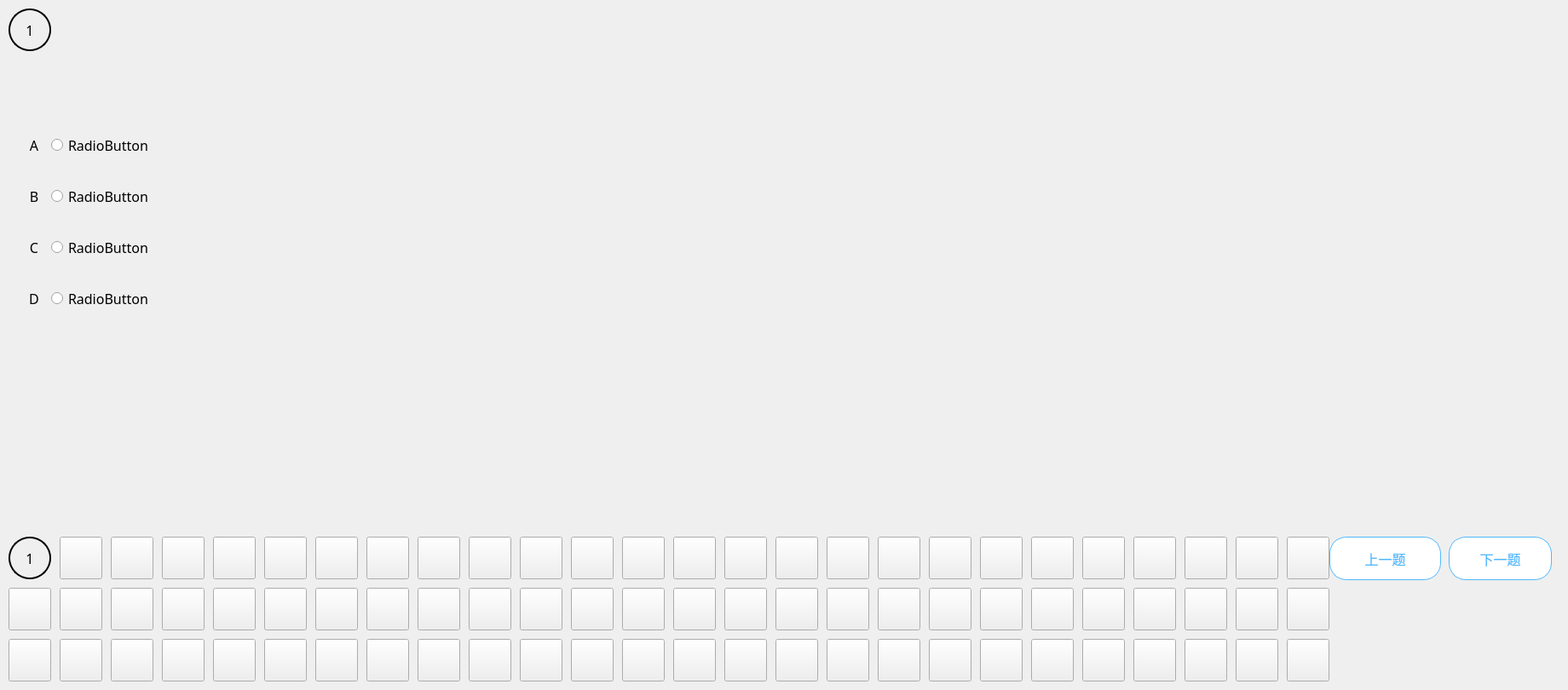
   <widget class="QWidget" name="page">
    <widget class="QWidget" name="widget_2" native="true">
     <property name="geometry">
      <rect>
       <x>0</x>
       <y>620</y>
       <width>1831</width>
       <height>181</height>
      </rect>
     </property>
     <widget class="QPushButton" name="pushButton_6">
      <property name="geometry">
       <rect>
        <x>1560</x>
        <y>10</y>
        <width>131</width>
        <height>51</height>
       </rect>
      </property>
      <property name="font">
       <font>
        <family>黑体</family>
        <pointsize>12</pointsize>
       </font>
      </property>
      <property name="styleSheet">
       <string notr="true">#pushButton_6
{
border:1px solid #50b8fd;
background-color:#FFFFFF;
color:#50b8fd;
border-radius:20;
}

#pushButton_6:hover
{
background-color: #50b8fd;
color:#ffffff;
}</string>
      </property>
      <property name="text">
       <string>上一题</string>
      </property>
     </widget>
     <widget class="QPushButton" name="pushButton_7">
      <property name="geometry">
       <rect>
        <x>1700</x>
        <y>10</y>
        <width>121</width>
        <height>51</height>
       </rect>
      </property>
      <property name="font">
       <font>
        <family>黑体</family>
        <pointsize>12</pointsize>
       </font>
      </property>
      <property name="styleSheet">
       <string notr="true">#pushButton_7
{
border:1px solid #50b8fd;
background-color:#FFFFFF;
color:#50b8fd;
border-radius:20;
}

#pushButton_7:hover
{
background-color: #50b8fd;
color:#ffffff;
}</string>
      </property>
      <property name="text">
       <string>下一题</string>
      </property>
     </widget>
     <widget class="QPushButton" name="pushButton_8">
      <property name="geometry">
       <rect>
        <x>10</x>
        <y>10</y>
        <width>50</width>
        <height>50</height>
       </rect>
      </property>
      <property name="font">
       <font>
        <family>黑体</family>
        <pointsize>12</pointsize>
       </font>
      </property>
      <property name="styleSheet">
       <string notr="true">#pushButton_8
{
border:none;
border:2px solid black;
border-radius:25;
}</string>
      </property>
      <property name="text">
       <string>1</string>
      </property>
     </widget>
     <widget class="QPushButton" name="pushButton_9">
      <property name="geometry">
       <rect>
        <x>70</x>
        <y>10</y>
        <width>50</width>
        <height>50</height>
       </rect>
      </property>
      <property name="text">
       <string/>
      </property>
     </widget>
     <widget class="QPushButton" name="pushButton_10">
      <property name="geometry">
       <rect>
        <x>130</x>
        <y>10</y>
        <width>50</width>
        <height>50</height>
       </rect>
      </property>
      <property name="text">
       <string/>
      </property>
     </widget>
     <widget class="QPushButton" name="pushButton_11">
      <property name="geometry">
       <rect>
        <x>190</x>
        <y>10</y>
        <width>50</width>
        <height>50</height>
       </rect>
      </property>
      <property name="text">
       <string/>
      </property>
     </widget>
     <widget class="QPushButton" name="pushButton_12">
      <property name="geometry">
       <rect>
        <x>250</x>
        <y>10</y>
        <width>50</width>
        <height>50</height>
       </rect>
      </property>
      <property name="text">
       <string/>
      </property>
     </widget>
     <widget class="QPushButton" name="pushButton_13">
      <property name="geometry">
       <rect>
        <x>310</x>
        <y>10</y>
        <width>50</width>
        <height>50</height>
       </rect>
      </property>
      <property name="text">
       <string/>
      </property>
     </widget>
     <widget class="QPushButton" name="pushButton_14">
      <property name="geometry">
       <rect>
        <x>370</x>
        <y>10</y>
        <width>50</width>
        <height>50</height>
       </rect>
      </property>
      <property name="text">
       <string/>
      </property>
     </widget>
     <widget class="QPushButton" name="pushButton_15">
      <property name="geometry">
       <rect>
        <x>430</x>
        <y>10</y>
        <width>50</width>
        <height>50</height>
       </rect>
      </property>
      <property name="text">
       <string/>
      </property>
     </widget>
     <widget class="QPushButton" name="pushButton_16">
      <property name="geometry">
       <rect>
        <x>490</x>
        <y>10</y>
        <width>50</width>
        <height>50</height>
       </rect>
      </property>
      <property name="text">
       <string/>
      </property>
     </widget>
     <widget class="QPushButton" name="pushButton_17">
      <property name="geometry">
       <rect>
        <x>550</x>
        <y>10</y>
        <width>50</width>
        <height>50</height>
       </rect>
      </property>
      <property name="text">
       <string/>
      </property>
     </widget>
     <widget class="QPushButton" name="pushButton_18">
      <property name="geometry">
       <rect>
        <x>610</x>
        <y>10</y>
        <width>50</width>
        <height>50</height>
       </rect>
      </property>
      <property name="text">
       <string/>
      </property>
     </widget>
     <widget class="QPushButton" name="pushButton_19">
      <property name="geometry">
       <rect>
        <x>670</x>
        <y>10</y>
        <width>50</width>
        <height>50</height>
       </rect>
      </property>
      <property name="text">
       <string/>
      </property>
     </widget>
     <widget class="QPushButton" name="pushButton_20">
      <property name="geometry">
       <rect>
        <x>730</x>
        <y>10</y>
        <width>50</width>
        <height>50</height>
       </rect>
      </property>
      <property name="text">
       <string/>
      </property>
     </widget>
     <widget class="QPushButton" name="pushButton_21">
      <property name="geometry">
       <rect>
        <x>790</x>
        <y>10</y>
        <width>50</width>
        <height>50</height>
       </rect>
      </property>
      <property name="text">
       <string/>
      </property>
     </widget>
     <widget class="QPushButton" name="pushButton_22">
      <property name="geometry">
       <rect>
        <x>850</x>
        <y>10</y>
        <width>50</width>
        <height>50</height>
       </rect>
      </property>
      <property name="text">
       <string/>
      </property>
     </widget>
     <widget class="QPushButton" name="pushButton_23">
      <property name="geometry">
       <rect>
        <x>910</x>
        <y>10</y>
        <width>50</width>
        <height>50</height>
       </rect>
      </property>
      <property name="text">
       <string/>
      </property>
     </widget>
     <widget class="QPushButton" name="pushButton_24">
      <property name="geometry">
       <rect>
        <x>970</x>
        <y>10</y>
        <width>50</width>
        <height>50</height>
       </rect>
      </property>
      <property name="text">
       <string/>
      </property>
     </widget>
     <widget class="QPushButton" name="pushButton_25">
      <property name="geometry">
       <rect>
        <x>1030</x>
        <y>10</y>
        <width>50</width>
        <height>50</height>
       </rect>
      </property>
      <property name="text">
       <string/>
      </property>
     </widget>
     <widget class="QPushButton" name="pushButton_26">
      <property name="geometry">
       <rect>
        <x>1090</x>
        <y>10</y>
        <width>50</width>
        <height>50</height>
       </rect>
      </property>
      <property name="text">
       <string/>
      </property>
     </widget>
     <widget class="QPushButton" name="pushButton_27">
      <property name="geometry">
       <rect>
        <x>1150</x>
        <y>10</y>
        <width>50</width>
        <height>50</height>
       </rect>
      </property>
      <property name="text">
       <string/>
      </property>
     </widget>
     <widget class="QPushButton" name="pushButton_28">
      <property name="geometry">
       <rect>
        <x>1210</x>
        <y>10</y>
        <width>50</width>
        <height>50</height>
       </rect>
      </property>
      <property name="text">
       <string/>
      </property>
     </widget>
     <widget class="QPushButton" name="pushButton_29">
      <property name="geometry">
       <rect>
        <x>1270</x>
        <y>10</y>
        <width>50</width>
        <height>50</height>
       </rect>
      </property>
      <property name="text">
       <string/>
      </property>
     </widget>
     <widget class="QPushButton" name="pushButton_30">
      <property name="geometry">
       <rect>
        <x>1330</x>
        <y>10</y>
        <width>50</width>
        <height>50</height>
       </rect>
      </property>
      <property name="text">
       <string/>
      </property>
     </widget>
     <widget class="QPushButton" name="pushButton_31">
      <property name="geometry">
       <rect>
        <x>1390</x>
        <y>10</y>
        <width>50</width>
        <height>50</height>
       </rect>
      </property>
      <property name="text">
       <string/>
      </property>
     </widget>
     <widget class="QPushButton" name="pushButton_32">
      <property name="geometry">
       <rect>
        <x>1450</x>
        <y>10</y>
        <width>50</width>
        <height>50</height>
       </rect>
      </property>
      <property name="text">
       <string/>
      </property>
     </widget>
     <widget class="QPushButton" name="pushButton_33">
      <property name="geometry">
       <rect>
        <x>1510</x>
        <y>10</y>
        <width>50</width>
        <height>50</height>
       </rect>
      </property>
      <property name="text">
       <string/>
      </property>
     </widget>
     <widget class="QPushButton" name="pushButton_34">
      <property name="geometry">
       <rect>
        <x>10</x>
        <y>70</y>
        <width>50</width>
        <height>50</height>
       </rect>
      </property>
      <property name="text">
       <string/>
      </property>
     </widget>
     <widget class="QPushButton" name="pushButton_35">
      <property name="geometry">
       <rect>
        <x>70</x>
        <y>70</y>
        <width>50</width>
        <height>50</height>
       </rect>
      </property>
      <property name="text">
       <string/>
      </property>
     </widget>
     <widget class="QPushButton" name="pushButton_36">
      <property name="geometry">
       <rect>
        <x>130</x>
        <y>70</y>
        <width>50</width>
        <height>50</height>
       </rect>
      </property>
      <property name="text">
       <string/>
      </property>
     </widget>
     <widget class="QPushButton" name="pushButton_37">
      <property name="geometry">
       <rect>
        <x>190</x>
        <y>70</y>
        <width>50</width>
        <height>50</height>
       </rect>
      </property>
      <property name="text">
       <string/>
      </property>
     </widget>
     <widget class="QPushButton" name="pushButton_38">
      <property name="geometry">
       <rect>
        <x>250</x>
        <y>70</y>
        <width>50</width>
        <height>50</height>
       </rect>
      </property>
      <property name="text">
       <string/>
      </property>
     </widget>
     <widget class="QPushButton" name="pushButton_39">
      <property name="geometry">
       <rect>
        <x>310</x>
        <y>70</y>
        <width>50</width>
        <height>50</height>
       </rect>
      </property>
      <property name="text">
       <string/>
      </property>
     </widget>
     <widget class="QPushButton" name="pushButton_40">
      <property name="geometry">
       <rect>
        <x>370</x>
        <y>70</y>
        <width>50</width>
        <height>50</height>
       </rect>
      </property>
      <property name="text">
       <string/>
      </property>
     </widget>
     <widget class="QPushButton" name="pushButton_41">
      <property name="geometry">
       <rect>
        <x>430</x>
        <y>70</y>
        <width>50</width>
        <height>50</height>
       </rect>
      </property>
      <property name="text">
       <string/>
      </property>
     </widget>
     <widget class="QPushButton" name="pushButton_42">
      <property name="geometry">
       <rect>
        <x>490</x>
        <y>70</y>
        <width>50</width>
        <height>50</height>
       </rect>
      </property>
      <property name="text">
       <string/>
      </property>
     </widget>
     <widget class="QPushButton" name="pushButton_43">
      <property name="geometry">
       <rect>
        <x>550</x>
        <y>70</y>
        <width>50</width>
        <height>50</height>
       </rect>
      </property>
      <property name="text">
       <string/>
      </property>
     </widget>
     <widget class="QPushButton" name="pushButton_44">
      <property name="geometry">
       <rect>
        <x>610</x>
        <y>70</y>
        <width>50</width>
        <height>50</height>
       </rect>
      </property>
      <property name="text">
       <string/>
      </property>
     </widget>
     <widget class="QPushButton" name="pushButton_45">
      <property name="geometry">
       <rect>
        <x>670</x>
        <y>70</y>
        <width>50</width>
        <height>50</height>
       </rect>
      </property>
      <property name="text">
       <string/>
      </property>
     </widget>
     <widget class="QPushButton" name="pushButton_46">
      <property name="geometry">
       <rect>
        <x>730</x>
        <y>70</y>
        <width>50</width>
        <height>50</height>
       </rect>
      </property>
      <property name="text">
       <string/>
      </property>
     </widget>
     <widget class="QPushButton" name="pushButton_47">
      <property name="geometry">
       <rect>
        <x>790</x>
        <y>70</y>
        <width>50</width>
        <height>50</height>
       </rect>
      </property>
      <property name="text">
       <string/>
      </property>
     </widget>
     <widget class="QPushButton" name="pushButton_48">
      <property name="geometry">
       <rect>
        <x>850</x>
        <y>70</y>
        <width>50</width>
        <height>50</height>
       </rect>
      </property>
      <property name="text">
       <string/>
      </property>
     </widget>
     <widget class="QPushButton" name="pushButton_49">
      <property name="geometry">
       <rect>
        <x>910</x>
        <y>70</y>
        <width>50</width>
        <height>50</height>
       </rect>
      </property>
      <property name="text">
       <string/>
      </property>
     </widget>
     <widget class="QPushButton" name="pushButton_50">
      <property name="geometry">
       <rect>
        <x>970</x>
        <y>70</y>
        <width>50</width>
        <height>50</height>
       </rect>
      </property>
      <property name="text">
       <string/>
      </property>
     </widget>
     <widget class="QPushButton" name="pushButton_51">
      <property name="geometry">
       <rect>
        <x>1030</x>
        <y>70</y>
        <width>50</width>
        <height>50</height>
       </rect>
      </property>
      <property name="text">
       <string/>
      </property>
     </widget>
     <widget class="QPushButton" name="pushButton_52">
      <property name="geometry">
       <rect>
        <x>1090</x>
        <y>70</y>
        <width>50</width>
        <height>50</height>
       </rect>
      </property>
      <property name="text">
       <string/>
      </property>
     </widget>
     <widget class="QPushButton" name="pushButton_53">
      <property name="geometry">
       <rect>
        <x>1150</x>
        <y>70</y>
        <width>50</width>
        <height>50</height>
       </rect>
      </property>
      <property name="text">
       <string/>
      </property>
     </widget>
     <widget class="QPushButton" name="pushButton_54">
      <property name="geometry">
       <rect>
        <x>1210</x>
        <y>70</y>
        <width>50</width>
        <height>50</height>
       </rect>
      </property>
      <property name="text">
       <string/>
      </property>
     </widget>
     <widget class="QPushButton" name="pushButton_55">
      <property name="geometry">
       <rect>
        <x>1270</x>
        <y>70</y>
        <width>50</width>
        <height>50</height>
       </rect>
      </property>
      <property name="text">
       <string/>
      </property>
     </widget>
     <widget class="QPushButton" name="pushButton_56">
      <property name="geometry">
       <rect>
        <x>1330</x>
        <y>70</y>
        <width>50</width>
        <height>50</height>
       </rect>
      </property>
      <property name="text">
       <string/>
      </property>
     </widget>
     <widget class="QPushButton" name="pushButton_57">
      <property name="geometry">
       <rect>
        <x>1390</x>
        <y>70</y>
        <width>50</width>
        <height>50</height>
       </rect>
      </property>
      <property name="text">
       <string/>
      </property>
     </widget>
     <widget class="QPushButton" name="pushButton_58">
      <property name="geometry">
       <rect>
        <x>1450</x>
        <y>70</y>
        <width>50</width>
        <height>50</height>
       </rect>
      </property>
      <property name="text">
       <string/>
      </property>
     </widget>
     <widget class="QPushButton" name="pushButton_59">
      <property name="geometry">
       <rect>
        <x>1510</x>
        <y>70</y>
        <width>50</width>
        <height>50</height>
       </rect>
      </property>
      <property name="text">
       <string/>
      </property>
     </widget>
     <widget class="QPushButton" name="pushButton_60">
      <property name="geometry">
       <rect>
        <x>10</x>
        <y>130</y>
        <width>50</width>
        <height>50</height>
       </rect>
      </property>
      <property name="text">
       <string/>
      </property>
     </widget>
     <widget class="QPushButton" name="pushButton_61">
      <property name="geometry">
       <rect>
        <x>70</x>
        <y>130</y>
        <width>50</width>
        <height>50</height>
       </rect>
      </property>
      <property name="text">
       <string/>
      </property>
     </widget>
     <widget class="QPushButton" name="pushButton_62">
      <property name="geometry">
       <rect>
        <x>130</x>
        <y>130</y>
        <width>50</width>
        <height>50</height>
       </rect>
      </property>
      <property name="text">
       <string/>
      </property>
     </widget>
     <widget class="QPushButton" name="pushButton_63">
      <property name="geometry">
       <rect>
        <x>190</x>
        <y>130</y>
        <width>50</width>
        <height>50</height>
       </rect>
      </property>
      <property name="text">
       <string/>
      </property>
     </widget>
     <widget class="QPushButton" name="pushButton_64">
      <property name="geometry">
       <rect>
        <x>250</x>
        <y>130</y>
        <width>50</width>
        <height>50</height>
       </rect>
      </property>
      <property name="text">
       <string/>
      </property>
     </widget>
     <widget class="QPushButton" name="pushButton_65">
      <property name="geometry">
       <rect>
        <x>310</x>
        <y>130</y>
        <width>50</width>
        <height>50</height>
       </rect>
      </property>
      <property name="text">
       <string/>
      </property>
     </widget>
     <widget class="QPushButton" name="pushButton_66">
      <property name="geometry">
       <rect>
        <x>370</x>
        <y>130</y>
        <width>50</width>
        <height>50</height>
       </rect>
      </property>
      <property name="text">
       <string/>
      </property>
     </widget>
     <widget class="QPushButton" name="pushButton_67">
      <property name="geometry">
       <rect>
        <x>430</x>
        <y>130</y>
        <width>50</width>
        <height>50</height>
       </rect>
      </property>
      <property name="text">
       <string/>
      </property>
     </widget>
     <widget class="QPushButton" name="pushButton_68">
      <property name="geometry">
       <rect>
        <x>490</x>
        <y>130</y>
        <width>50</width>
        <height>50</height>
       </rect>
      </property>
      <property name="text">
       <string/>
      </property>
     </widget>
     <widget class="QPushButton" name="pushButton_69">
      <property name="geometry">
       <rect>
        <x>550</x>
        <y>130</y>
        <width>50</width>
        <height>50</height>
       </rect>
      </property>
      <property name="text">
       <string/>
      </property>
     </widget>
     <widget class="QPushButton" name="pushButton_70">
      <property name="geometry">
       <rect>
        <x>610</x>
        <y>130</y>
        <width>50</width>
        <height>50</height>
       </rect>
      </property>
      <property name="text">
       <string/>
      </property>
     </widget>
     <widget class="QPushButton" name="pushButton_71">
      <property name="geometry">
       <rect>
        <x>670</x>
        <y>130</y>
        <width>50</width>
        <height>50</height>
       </rect>
      </property>
      <property name="text">
       <string/>
      </property>
     </widget>
     <widget class="QPushButton" name="pushButton_72">
      <property name="geometry">
       <rect>
        <x>730</x>
        <y>130</y>
        <width>50</width>
        <height>50</height>
       </rect>
      </property>
      <property name="text">
       <string/>
      </property>
     </widget>
     <widget class="QPushButton" name="pushButton_73">
      <property name="geometry">
       <rect>
        <x>790</x>
        <y>130</y>
        <width>50</width>
        <height>50</height>
       </rect>
      </property>
      <property name="text">
       <string/>
      </property>
     </widget>
     <widget class="QPushButton" name="pushButton_74">
      <property name="geometry">
       <rect>
        <x>850</x>
        <y>130</y>
        <width>50</width>
        <height>50</height>
       </rect>
      </property>
      <property name="text">
       <string/>
      </property>
     </widget>
     <widget class="QPushButton" name="pushButton_75">
      <property name="geometry">
       <rect>
        <x>910</x>
        <y>130</y>
        <width>50</width>
        <height>50</height>
       </rect>
      </property>
      <property name="text">
       <string/>
      </property>
     </widget>
     <widget class="QPushButton" name="pushButton_76">
      <property name="geometry">
       <rect>
        <x>970</x>
        <y>130</y>
        <width>50</width>
        <height>50</height>
       </rect>
      </property>
      <property name="text">
       <string/>
      </property>
     </widget>
     <widget class="QPushButton" name="pushButton_77">
      <property name="geometry">
       <rect>
        <x>1030</x>
        <y>130</y>
        <width>50</width>
        <height>50</height>
       </rect>
      </property>
      <property name="text">
       <string/>
      </property>
     </widget>
     <widget class="QPushButton" name="pushButton_78">
      <property name="geometry">
       <rect>
        <x>1090</x>
        <y>130</y>
        <width>50</width>
        <height>50</height>
       </rect>
      </property>
      <property name="text">
       <string/>
      </property>
     </widget>
     <widget class="QPushButton" name="pushButton_79">
      <property name="geometry">
       <rect>
        <x>1150</x>
        <y>130</y>
        <width>50</width>
        <height>50</height>
       </rect>
      </property>
      <property name="text">
       <string/>
      </property>
     </widget>
     <widget class="QPushButton" name="pushButton_80">
      <property name="geometry">
       <rect>
        <x>1210</x>
        <y>130</y>
        <width>50</width>
        <height>50</height>
       </rect>
      </property>
      <property name="text">
       <string/>
      </property>
     </widget>
     <widget class="QPushButton" name="pushButton_81">
      <property name="geometry">
       <rect>
        <x>1270</x>
        <y>130</y>
        <width>50</width>
        <height>50</height>
       </rect>
      </property>
      <property name="text">
       <string/>
      </property>
     </widget>
     <widget class="QPushButton" name="pushButton_82">
      <property name="geometry">
       <rect>
        <x>1330</x>
        <y>130</y>
        <width>50</width>
        <height>50</height>
       </rect>
      </property>
      <property name="text">
       <string/>
      </property>
     </widget>
     <widget class="QPushButton" name="pushButton_83">
      <property name="geometry">
       <rect>
        <x>1390</x>
        <y>130</y>
        <width>50</width>
        <height>50</height>
       </rect>
      </property>
      <property name="text">
       <string/>
      </property>
     </widget>
     <widget class="QPushButton" name="pushButton_84">
      <property name="geometry">
       <rect>
        <x>1450</x>
        <y>130</y>
        <width>50</width>
        <height>50</height>
       </rect>
      </property>
      <property name="text">
       <string/>
      </property>
     </widget>
     <widget class="QPushButton" name="pushButton_85">
      <property name="geometry">
       <rect>
        <x>1510</x>
        <y>130</y>
        <width>50</width>
        <height>50</height>
       </rect>
      </property>
      <property name="text">
       <string/>
      </property>
     </widget>
    </widget>
    <widget class="QPushButton" name="pushButton_86">
     <property name="geometry">
      <rect>
       <x>10</x>
       <y>10</y>
       <width>50</width>
       <height>50</height>
      </rect>
     </property>
     <property name="font">
      <font>
       <family>黑体</family>
       <pointsize>12</pointsize>
      </font>
     </property>
     <property name="styleSheet">
      <string notr="true">#pushButton_86
{
border:none;
border:2px solid black;
border-radius:25;
}</string>
     </property>
     <property name="text">
      <string>1</string>
     </property>
    </widget>
    <widget class="QRadioButton" name="radioButton">
     <property name="geometry">
      <rect>
       <x>60</x>
       <y>150</y>
       <width>861</width>
       <height>41</height>
      </rect>
     </property>
     <property name="font">
      <font>
       <family>黑体</family>
       <pointsize>12</pointsize>
      </font>
     </property>
     <property name="text">
      <string>RadioButton</string>
     </property>
    </widget>
    <widget class="QRadioButton" name="radioButton_2">
     <property name="geometry">
      <rect>
       <x>60</x>
       <y>210</y>
       <width>861</width>
       <height>41</height>
      </rect>
     </property>
     <property name="font">
      <font>
       <family>黑体</family>
       <pointsize>12</pointsize>
      </font>
     </property>
     <property name="text">
      <string>RadioButton</string>
     </property>
    </widget>
    <widget class="QRadioButton" name="radioButton_3">
     <property name="geometry">
      <rect>
       <x>60</x>
       <y>270</y>
       <width>861</width>
       <height>41</height>
      </rect>
     </property>
     <property name="font">
      <font>
       <family>黑体</family>
       <pointsize>12</pointsize>
      </font>
     </property>
     <property name="text">
      <string>RadioButton</string>
     </property>
    </widget>
    <widget class="QRadioButton" name="radioButton_4">
     <property name="geometry">
      <rect>
       <x>60</x>
       <y>330</y>
       <width>861</width>
       <height>41</height>
      </rect>
     </property>
     <property name="font">
      <font>
       <family>黑体</family>
       <pointsize>12</pointsize>
      </font>
     </property>
     <property name="text">
      <string>RadioButton</string>
     </property>
    </widget>
    <widget class="QLabel" name="label_7">
     <property name="geometry">
      <rect>
       <x>20</x>
       <y>150</y>
       <width>40</width>
       <height>40</height>
      </rect>
     </property>
     <property name="font">
      <font>
       <family>黑体</family>
       <pointsize>12</pointsize>
      </font>
     </property>
     <property name="text">
      <string>A</string>
     </property>
     <property name="alignment">
      <set>Qt::AlignCenter</set>
     </property>
    </widget>
    <widget class="QLabel" name="label_8">
     <property name="geometry">
      <rect>
       <x>20</x>
       <y>210</y>
       <width>40</width>
       <height>40</height>
      </rect>
     </property>
     <property name="font">
      <font>
       <family>黑体</family>
       <pointsize>12</pointsize>
      </font>
     </property>
     <property name="text">
      <string>B</string>
     </property>
     <property name="alignment">
      <set>Qt::AlignCenter</set>
     </property>
    </widget>
    <widget class="QLabel" name="label_9">
     <property name="geometry">
      <rect>
       <x>20</x>
       <y>270</y>
       <width>40</width>
       <height>40</height>
      </rect>
     </property>
     <property name="font">
      <font>
       <family>黑体</family>
       <pointsize>12</pointsize>
      </font>
     </property>
     <property name="text">
      <string>C</string>
     </property>
     <property name="alignment">
      <set>Qt::AlignCenter</set>
     </property>
    </widget>
    <widget class="QLabel" name="label_10">
     <property name="geometry">
      <rect>
       <x>20</x>
       <y>330</y>
       <width>40</width>
       <height>40</height>
      </rect>
     </property>
     <property name="font">
      <font>
       <family>黑体</family>
       <pointsize>12</pointsize>
      </font>
     </property>
     <property name="text">
      <string>D</string>
     </property>
     <property name="alignment">
      <set>Qt::AlignCenter</set>
     </property>
    </widget>
    <widget class="QWidget" name="verticalLayoutWidget">
     <property name="geometry">
      <rect>
       <x>70</x>
       <y>40</y>
       <width>1741</width>
       <height>91</height>
      </rect>
     </property>
     <layout class="QVBoxLayout" name="verticalLayout">
      <item>
       <widget class="QLabel" name="label_4">
        <property name="font">
         <font>
          <family>黑体</family>
          <pointsize>12</pointsize>
         </font>
        </property>
        <property name="text">
         <string/>
        </property>
        <property name="alignment">
         <set>Qt::AlignLeading|Qt::AlignLeft|Qt::AlignTop</set>
        </property>
        <property name="wordWrap">
         <bool>false</bool>
        </property>
       </widget>
      </item>
     </layout>
    </widget>
   </widget>
